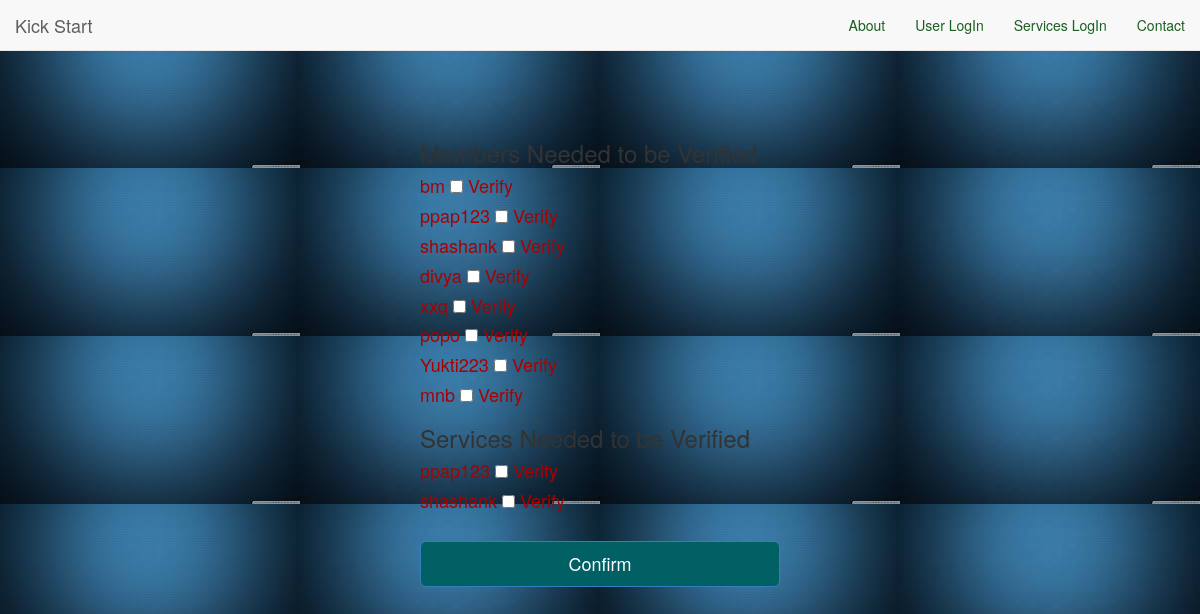
Screenshot of /login/cpanel_in.php with the database file from the repository.
### tables this page shows
CREATE TABLE IF NOT EXISTS `members` (
  `id` varchar(100) NOT NULL,
  `username` varchar(65) NOT NULL DEFAULT '',
  `password` varchar(65) NOT NULL DEFAULT '',
  `email` varchar(65) NOT NULL,
  `verified` tinyint(1) NOT NULL DEFAULT '0',
  `cname` varchar(50) NOT NULL,
  `location` varchar(50) NOT NULL,
  `mod_timestamp` timestamp NOT NULL DEFAULT CURRENT_TIMESTAMP ON UPDATE CURRENT_TIMESTAMP,
  PRIMARY KEY (`id`),
  UNIQUE KEY `username_UNIQUE` (`username`),
  UNIQUE KEY `id_UNIQUE` (`id`),
  UNIQUE KEY `email_UNIQUE` (`email`)
);

CREATE TABLE IF NOT EXISTS `services` (
  `id` varchar(100) NOT NULL,
  `username` varchar(100) NOT NULL,
  `website` varchar(100) NOT NULL,
  `phone` int(10) NOT NULL,
  `status` int(11) NOT NULL,
  `mentor` int(11) NOT NULL,
  `websiteB` int(11) NOT NULL,
  `appB` int(11) NOT NULL,
  `design` int(11) NOT NULL,
  `softwares` int(11) NOT NULL,
  `hardwares` int(11) NOT NULL,
  `lawf` int(11) NOT NULL,
  `consult` int(11) NOT NULL,
  `incub` int(11) NOT NULL,
  `invest` int(11) NOT NULL,
  `sponser` int(11) NOT NULL,
  `dataA` int(11) NOT NULL,
  `digiM` int(11) NOT NULL,
  `humanr` int(11) NOT NULL,
  `bussD` int(11) NOT NULL,
  PRIMARY KEY (`id`),
  UNIQUE KEY `id` (`id`)
);

### login/cpanel_in.php (the view, shortened to what this page needs)
<?php
function connect()
{
    $host = 'localhost';
    $user = 'root';
    $pass = 'sample';
    $dbname = 'login';
    $conn = mysqli_connect($host, $user, $pass, $dbname);
    return $conn;
}
function display($sql)
{
    $conn=connect();
    $result= $conn->query($sql);
    return $result;
}
?>
<?php
    require ('../header.php');
?>
<!DOCTYPE html>
<html lang="en">
  <head>
    <link href="../css/bootstrap.css" rel="stylesheet" media="screen">
    <link href="../css/main.css" rel="stylesheet" media="screen">
  </head>
  <body>
    <div class="container">
    <div class="row">
    <div class="col-sm-4"></div>
    <div class="col-sm-4">
     <br><br><br><br>
<?php
  $sql="SELECT * from `members` WHERE verified = 1";
  $result=display($sql);
  ?>
  <h3>Members Needed to be Verified</h3>
  <?php
    while($row = $result->fetch_assoc()){
?>
    <h4 style="color: #a00" font face="arial"><?php echo $row["username"]; ?>
      <input type="checkbox" value="confirm"> Verify</h4>
 <?php }
  ?>
  <?php
  $sql="SELECT * from `services` WHERE status = 1";
  $result=display($sql);
  ?>
  <h3>Services Needed to be Verified</h3>
  <?php
    while($row = $result->fetch_assoc()){
?>
    <h4 style="color: #a00" font face="arial"><?php echo $row["username"]; ?>
      <input type="checkbox" value="confirm"> Verify</h4>
 <?php }
  ?>
<br>
  <button name="Submit" id="submit" class="btn btn-lg btn-primary btn-block" type="submit" style="background-color: #006064">Confirm</button>
      </div>
      <div class="col-sm-4"></div>
      </div>
    </div>
  </body>
</html>

### css/main.css (style rules this page uses)
body { background-image: url('img/3.jpg'); padding-top: 40px; padding-bottom: 40px; background-color: #add; }

### rows the page displays
members: username "bm"
members: username "ppap123"
members: username "shashank"
members: username "divya"
members: username "xxq"
members: username "popo"
members: username "Yukti223"
members: username "mnb"
services: username "ppap123"
services: username "shashank"
